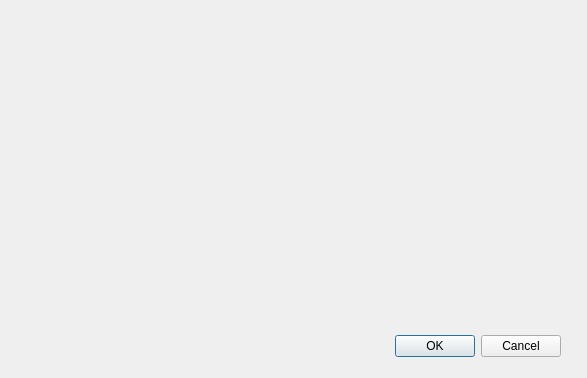
<?xml version="1.0" encoding="UTF-8"?>
<ui version="4.0">
 <class>DCreateDDS</class>
 <widget class="QDialog" name="DCreateDDS">
  <property name="geometry">
   <rect>
    <x>0</x>
    <y>0</y>
    <width>587</width>
    <height>378</height>
   </rect>
  </property>
  <property name="windowTitle">
   <string>Dialog</string>
  </property>
  <widget class="QDialogButtonBox" name="buttonBox">
   <property name="geometry">
    <rect>
     <x>220</x>
     <y>330</y>
     <width>341</width>
     <height>32</height>
    </rect>
   </property>
   <property name="orientation">
    <enum>Qt::Horizontal</enum>
   </property>
   <property name="standardButtons">
    <set>QDialogButtonBox::Cancel|QDialogButtonBox::Ok</set>
   </property>
  </widget>
 </widget>
 <resources/>
 <connections>
  <connection>
   <sender>buttonBox</sender>
   <signal>accepted()</signal>
   <receiver>DCreateDDS</receiver>
   <slot>accept()</slot>
   <hints>
    <hint type="sourcelabel">
     <x>248</x>
     <y>254</y>
    </hint>
    <hint type="destinationlabel">
     <x>157</x>
     <y>274</y>
    </hint>
   </hints>
  </connection>
  <connection>
   <sender>buttonBox</sender>
   <signal>rejected()</signal>
   <receiver>DCreateDDS</receiver>
   <slot>reject()</slot>
   <hints>
    <hint type="sourcelabel">
     <x>316</x>
     <y>260</y>
    </hint>
    <hint type="destinationlabel">
     <x>286</x>
     <y>274</y>
    </hint>
   </hints>
  </connection>
 </connections>
</ui>
